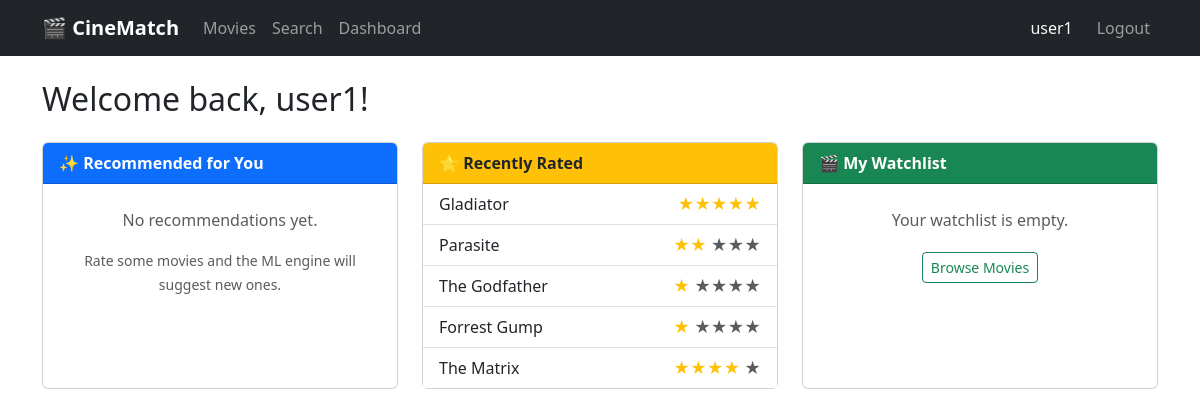
The app's page /dashboard/ (signed in), older data.
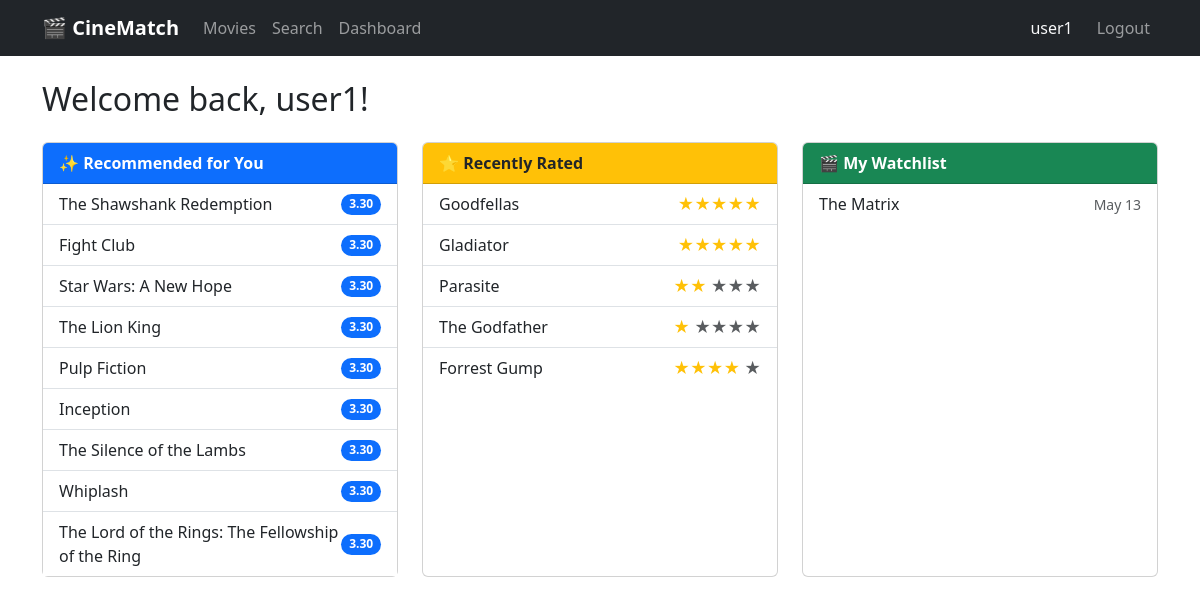
The same page, newer data.
### app/models.py (models this page shows, shortened)
class User(UserMixin, db.Model):
    __tablename__ = 'users'
    id            = db.Column(db.Integer, primary_key=True)
    username      = db.Column(db.String(80), unique=True, nullable=False)
    email         = db.Column(db.String(120), unique=True, nullable=False)
    password_hash = db.Column(db.String(256), nullable=False)
    created_at    = db.Column(db.DateTime, default=datetime.utcnow)
    ratings         = db.relationship('Rating', backref='user', lazy=True)
    watchlist       = db.relationship('Watchlist', backref='user', lazy=True)
    events          = db.relationship('EventLog', backref='user', lazy=True)
    recommendations = db.relationship('Recommendation', backref='user', lazy=True)

class Rating(db.Model):
    __tablename__ = 'ratings'
    id       = db.Column(db.Integer, primary_key=True)
    user_id  = db.Column(db.Integer, db.ForeignKey('users.id'), nullable=False)
    movie_id = db.Column(db.Integer, db.ForeignKey('movies.id'), nullable=False)
    score    = db.Column(db.Integer, nullable=False)   # 1-5
    rated_at = db.Column(db.DateTime, default=datetime.utcnow)
    __table_args__ = (
        db.UniqueConstraint('user_id', 'movie_id', name='unique_user_movie_rating'),
    )

class Movie(db.Model):
    __tablename__ = 'movies'
    id          = db.Column(db.Integer, primary_key=True)
    title       = db.Column(db.String(200), nullable=False)
    genre       = db.Column(db.String(100))
    year        = db.Column(db.Integer)
    director    = db.Column(db.String(100))
    description = db.Column(db.Text)
    poster_url  = db.Column(db.String(300))
    avg_rating  = db.Column(db.Float, default=0.0)
    ratings         = db.relationship('Rating', backref='movie', lazy=True)
    watchlist_items = db.relationship('Watchlist', backref='movie', lazy=True)
    recommendations = db.relationship('Recommendation', backref='movie', lazy=True)

class Recommendation(db.Model):
    __tablename__ = 'recommendations'
    id           = db.Column(db.Integer, primary_key=True)
    user_id      = db.Column(db.Integer, db.ForeignKey('users.id'), nullable=False)
    movie_id     = db.Column(db.Integer, db.ForeignKey('movies.id'), nullable=False)
    score        = db.Column(db.Float)     # ML-ի վստահության գնահատական
    generated_at = db.Column(db.DateTime, default=datetime.utcnow)

class Watchlist(db.Model):
    __tablename__ = 'watchlist'
    id       = db.Column(db.Integer, primary_key=True)
    user_id  = db.Column(db.Integer, db.ForeignKey('users.id'), nullable=False)
    movie_id = db.Column(db.Integer, db.ForeignKey('movies.id'), nullable=False)
    added_at = db.Column(db.DateTime, default=datetime.utcnow)

### app/routes/dashboard.py (the view)
@dashboard_bp.route('/')
@login_required
def index():
    recommendations = (Recommendation.query
                       .filter_by(user_id=current_user.id)
                       .order_by(Recommendation.score.desc())
                       .limit(10)
                       .all())
    recent_ratings = (Rating.query
                      .filter_by(user_id=current_user.id)
                      .order_by(Rating.rated_at.desc())
                      .limit(5)
                      .all())
    watchlist = (Watchlist.query
                 .filter_by(user_id=current_user.id)
                 .order_by(Watchlist.added_at.desc())
                 .limit(5)
                 .all())
    return render_template('dashboard/index.html',
                           recommendations=recommendations,
                           recent_ratings=recent_ratings,
                           watchlist=watchlist)

### app/__init__.py (called while the page is built)
@login_manager.user_loader
def load_user(user_id):
    from app.models import User
    return User.query.get(int(user_id))

### app/templates/dashboard/index.html (shortened to what this page needs)
{% extends 'base.html' %}
{% block content %}
<h2 class="mb-4">Welcome back, {{ current_user.username }}!</h2>
<div class="row g-4">
    <div class="col-lg-4">
        <div class="card h-100">
            <div class="card-header bg-primary text-white fw-semibold">
                ✨ Recommended for You
            </div>
            <div class="card-body p-0">
                {% if recommendations %}
                <ul class="list-group list-group-flush">
                    {% for rec in recommendations %}
                    <li class="list-group-item d-flex justify-content-between align-items-center">
                        <a href="{{ url_for('movies.detail', id=rec.movie_id) }}"
                           class="text-decoration-none text-dark">{{ rec.movie.title }}</a>
                        <span class="badge bg-primary rounded-pill">{{ '%.2f'|format(rec.score) }}</span>
                    </li>
                    {% endfor %}
                </ul>
                {% else %}
                <div class="p-4 text-muted text-center">
                    <p>No recommendations yet.</p>
                    <small>Rate some movies and the ML engine will suggest new ones.</small>
                </div>
                {% endif %}
            </div>
        </div>
    </div>
    <div class="col-lg-4">
        <div class="card h-100">
            <div class="card-header bg-warning text-dark fw-semibold">
                ⭐ Recently Rated
            </div>
            <div class="card-body p-0">
                {% if recent_ratings %}
                <ul class="list-group list-group-flush">
                    {% for r in recent_ratings %}
                    <li class="list-group-item d-flex justify-content-between align-items-center">
                        <a href="{{ url_for('movies.detail', id=r.movie_id) }}"
                           class="text-decoration-none text-dark">{{ r.movie.title }}</a>
                        <span class="text-warning fw-bold">
                            {% for _ in range(r.score) %}★{% endfor %}
                            {% for _ in range(5 - r.score) %}<span class="text-muted">★</span>{% endfor %}
                        </span>
                    </li>
                    {% endfor %}
                </ul>
                {% endif %}
            </div>
        </div>
    </div>
    <div class="col-lg-4">
        <div class="card h-100">
            <div class="card-header bg-success text-white fw-semibold">
                🎬 My Watchlist
            </div>
            <div class="card-body p-0">
                {% if watchlist %}
                <ul class="list-group list-group-flush">
                    {% for item in watchlist %}
                    <li class="list-group-item d-flex justify-content-between align-items-center">
                        <a href="{{ url_for('movies.detail', id=item.movie_id) }}"
                           class="text-decoration-none text-dark">{{ item.movie.title }}</a>
                        <small class="text-muted">
                            {{ item.added_at.strftime('%b %d') }}
                        </small>
                    </li>
                    {% endfor %}
                </ul>
                {% else %}
                <div class="p-4 text-muted text-center">
                    <p>Your watchlist is empty.</p>
                    <a href="{{ url_for('movies.catalog') }}" class="btn btn-sm btn-outline-success mt-1">
                        Browse Movies
                    </a>
                </div>
                {% endif %}
            </div>
        </div>
    </div>
</div>
{% endblock %}

### app/templates/base.html (shortened to what this page needs)
<!DOCTYPE html>
<html lang="en">
<head>
    <link rel="stylesheet"
          href="https://cdn.jsdelivr.net/npm/bootstrap@5.3.3/dist/css/bootstrap.min.css">
</head>
<body>
<nav class="navbar navbar-expand-lg navbar-dark bg-dark">
    <div class="container">
        <a class="navbar-brand fw-bold" href="{{ url_for('movies.catalog') }}">🎬 CineMatch</a>
        <div class="navbar-nav me-auto">
            <a class="nav-link" href="{{ url_for('movies.catalog') }}">Movies</a>
            <a class="nav-link" href="{{ url_for('movies.search') }}">Search</a>
            {% if current_user.is_authenticated %}
            <a class="nav-link" href="{{ url_for('dashboard.index') }}">Dashboard</a>
            {% endif %}
        </div>
        <div class="navbar-nav ms-auto">
            {% if current_user.is_authenticated %}
                <span class="navbar-text me-3 text-light">{{ current_user.username }}</span>
                <a class="nav-link" href="{{ url_for('auth.logout') }}">Logout</a>
            {% else %}
                <a class="nav-link" href="{{ url_for('auth.login') }}">Login</a>
                <a class="nav-link" href="{{ url_for('auth.register') }}">Register</a>
            {% endif %}
        </div>
    </div>
</nav>
<div class="container mt-4">
    {% block content %}{% endblock %}
</div>
</body>
</html>

Row changes from the older to the newer data that the page shows:
no longer on this page (row unchanged): Rating: movie "The Matrix", score 4 (drawn)
added Recommendation: movie "The Shawshank Redemption", score "3.30"
added Recommendation: movie "Fight Club", score "3.30"
added Recommendation: movie "Star Wars: A New Hope", score "3.30"
added Recommendation: movie "The Lion King", score "3.30"
added Recommendation: movie "Pulp Fiction", score "3.30"
added Recommendation: movie "Inception", score "3.30"
added Recommendation: movie "The Silence of the Lambs", score "3.30"
added Recommendation: movie "Whiplash", score "3.30"
added Recommendation: movie "The Lord of the Rings: The Fellowship of the Ring", score "3.30"
added Rating: movie "Goodfellas", score 5 (drawn)
changed Rating "Forrest Gump": score 1 → 4 (drawn)
added Watchlist: movie "The Matrix", added_at "May 13"
Text that changed along with them:
text no longer shown: "No recommendations yet. Rate some movies and the ML engine will suggest new ones. Your watchlist is empty. Browse Movies"
